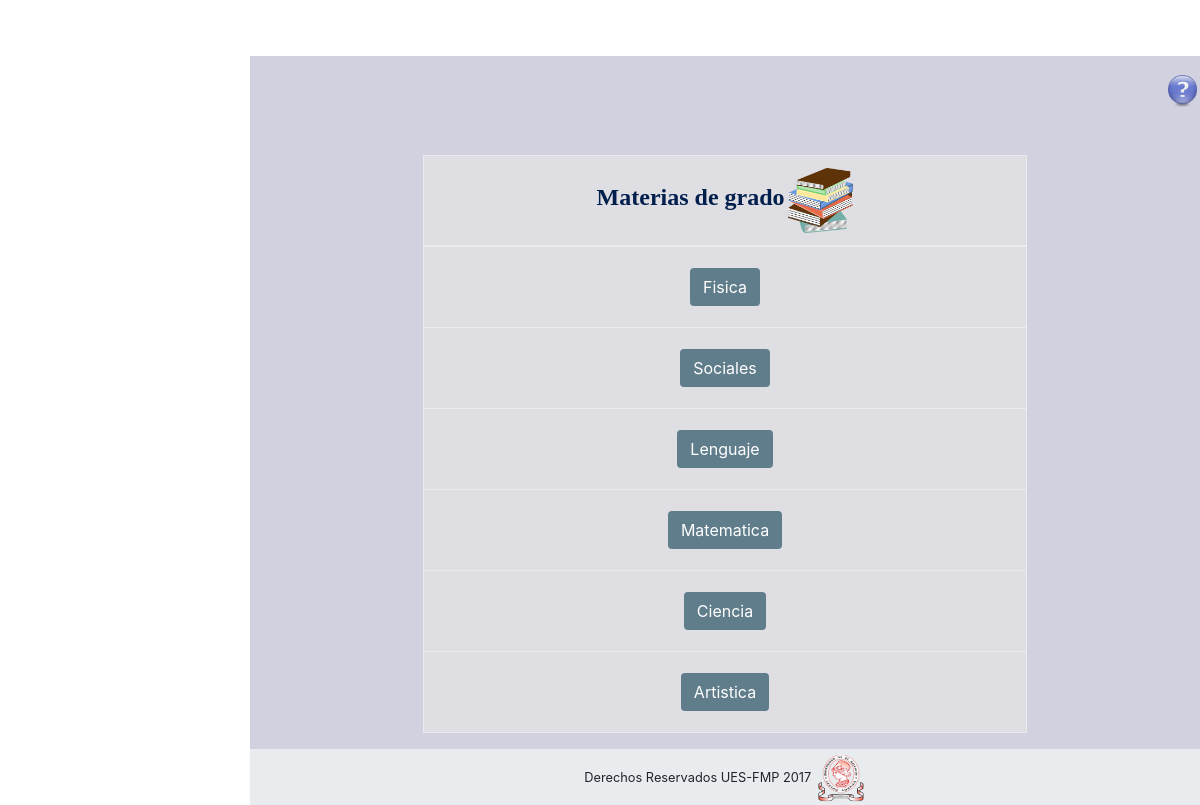
The app's page /notas/materia.php with its own data.
### tables this page shows
CREATE TABLE `materias` (
  `id_materia` int(5) NOT NULL AUTO_INCREMENT,
  `nombre` varchar(45) DEFAULT NULL,
  `turno_materia` int(5) DEFAULT NULL,
  PRIMARY KEY (`id_materia`)
);

### notas/materia.php (the view, shortened to what this page needs)
<?php
include_once '../conexion/php_conexion.php';
include_once '../plantilla/incio_plantilla.php';
?>
<?php
include_once '../plantilla/incio_plantilla.php';
$grado = $_REQUEST["ir"];
?>
<div class="content-wrapper">
    <div align="right">
        <img  name="edit" data-toggle="modal" data-target="#modalayudaNotasAG" data-html="true" title="Ayuda"  src="../imagenes/ayu.ico" width="35" height="35">
    </div>
    <div class="container-fluid">
        <br/><br/>
        <div class="row">
            <div class="col-md-2"></div>
            <div class="col-md-8">
                <div class="panel-body">
                    <table class="table table-bordered table table-active">
                        <thead class="">
                        <th class="text-center">
                            <div align="center">
                                <font face="Arial Narrow" size="5" color="#001f4d">Materias de <?php echo $v_grado; ?> grado</font>
                                <img src="../imagenes/materia.png" width="65" height="65">
                            </div>
                        </th>
                        </thead>
                        <tbody>
                            <?php
                            if($grado==6 || $grado==5){
                                 $sacar = mysqli_query($conexion, "SELECT*FROM asignacion_m LEFT JOIN materias on asignacion_m.id_materia=materias.id_materia WHERE id_docente='$profesor'");
                                 $artistica=  mysqli_query($conexion,"SELECT*FROM materias WHERE  nombre='Artistica'");
                                 while ($x_row=  mysqli_fetch_array($artistica)){
                                     $x_ar=$x_row['nombre'];
                                     $x_id=$x_row['id_materia'];
                                 }
                            }  else {
                              $sacar = mysqli_query($conexion, "SELECT*FROM materias WHERE turno_materia=1");
                            }
                            while ($row = mysqli_fetch_array($sacar)) {
                                $mat=$row['id_materia'];
                                ?>
                                <tr>
                                    <td class="text-center">
                                        <div aling="center">
                                            <a href="../notas/calificar.php?ir=<?php echo $grado; ?>&llego=<?php echo $mat; ?>" class="btn">
                                                <button class="btn btn-atras"> <?php echo $row['nombre']; ?></button>
                                            </a>
                                        </div>
                                    </td>
                                </tr>
                            <?php } ?>
                        </tbody>
                    </table>
                </div>
            </div>
            <div class="col-md-2"></div>
        </div>
    </div>
</div>
<?php
include_once '../plantilla/fin_plantilla.php';
?>

### css/sb-admin.css (style rules this page uses)
html { position: relative; min-height: 100%; }
body.sticky-footer { margin-bottom: 56px; }
body.sticky-footer .content-wrapper { min-height: calc(100vh - 56px - 56px); }
body.fixed-nav { padding-top: 56px; }
.content-wrapper { min-height: calc(100vh - 56px); padding-top: 1rem; }
.content-wrapper { overflow-x: hidden; background: white; }
@media (min-width: 992px) { .content-wrapper { margin-left: 250px; } }

### css/estilo.css (style rules this page uses)
.content-wrapper { background-color: #d1d1e0; }
.panel-body { background-color: #f0f0f5 !important; color: #001f4d !important; }

### notas/materia.php (style rules this page uses)
.btn-atras { background-color: #607d8b; color: white; }

### records on screen
materias: nombre "Fisica"
materias: nombre "Sociales"
materias: nombre "Lenguaje"
materias: nombre "Matematica"
materias: nombre "Ciencia"
materias: nombre "Artistica"
